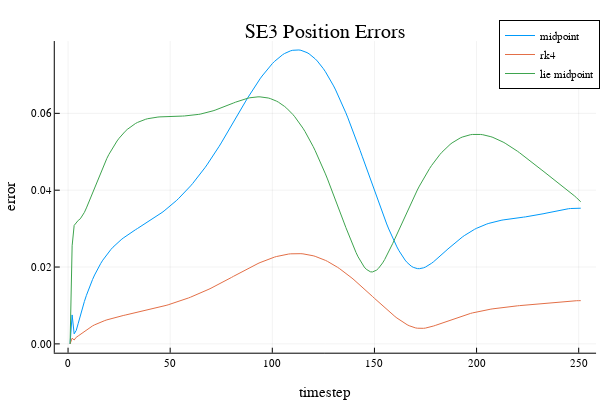

Source (notebook cell):
### Code cell
plot(err_pos_mid,label = "midpoint")
plot!(err_pos_rk4, label = "rk4")
plot!(err_pos_lie, label = "lie midpoint")
xlabel!("timestep")
ylabel!("error")
title!("SE3 Position Errors")

### Figure 1 — Plotly figure (JSON) as saved in the notebook; plotly's stock layout.template omitted (floating-point values rounded to 4 significant figures; data arrays with more than 128 entries replaced by an {"elided": "..."} marker saying what was removed)
{"data": [{"colorbar": {"title": ""}, "legendgroup": "midpoint", "line": {"color": "rgba(0, 154, 250, 1.000)", "dash": "solid", "shape": "linear", "width": 1}, "mode": "lines", "name": "midpoint", "showlegend": true, "type": "scatter", "x": {"elided": "251 int values"}, "xaxis": "x", "y": {"elided": "251 float values"}, "yaxis": "y", "zmax": null, "zmin": null}, {"colorbar": {"title": ""}, "legendgroup": "rk4", "line": {"color": "rgba(227, 111, 71, 1.000)", "dash": "solid", "shape": "linear", "width": 1}, "mode": "lines", "name": "rk4", "showlegend": true, "type": "scatter", "x": {"elided": "251 int values"}, "xaxis": "x", "y": {"elided": "251 float values"}, "yaxis": "y", "zmax": null, "zmin": null}, {"colorbar": {"title": ""}, "legendgroup": "lie midpoint", "line": {"color": "rgba(62, 164, 78, 1.000)", "dash": "solid", "shape": "linear", "width": 1}, "mode": "lines", "name": "lie midpoint", "showlegend": true, "type": "scatter", "x": {"elided": "251 int values"}, "xaxis": "x", "y": {"elided": "251 float values"}, "yaxis": "y", "zmax": null, "zmin": null}], "layout": {"annotations": [{"font": {"color": "rgba(0, 0, 0, 1.000)", "family": "sans-serif", "size": 20}, "rotation": 0, "showarrow": false, "text": "SE3 Position Errors", "x": 0.5424, "xanchor": "center", "xref": "paper", "y": 1, "yanchor": "top", "yref": "paper"}], "height": 400, "legend": {"bgcolor": "rgba(255, 255, 255, 1.000)", "bordercolor": "rgba(0, 0, 0, 1.000)", "borderwidth": 1, "font": {"color": "rgba(0, 0, 0, 1.000)", "family": "sans-serif", "size": 11}, "title": {"font": {"color": "rgba(0, 0, 0, 1.000)", "family": "sans-serif", "size": 15}, "text": ""}, "tracegroupgap": 0, "traceorder": "normal", "x": 1, "xanchor": "auto", "y": 1, "yanchor": "auto"}, "margin": {"b": 20, "l": 0, "r": 0, "t": 20}, "paper_bgcolor": "rgba(255, 255, 255, 1.000)", "plot_bgcolor": "rgba(255, 255, 255, 1.000)", "showlegend": true, "width": 600, "xaxis": {"anchor": "y", "domain": [0.09128, 0.9934], "gridcolor": "rgba(0, 0, 0, 0.100)", "gridwidth": 0.5, "linecolor": "rgba(0, 0, 0, 1.000)", "mirror": false, "range": [-6.5, 258.5], "showgrid": true, "showline": true, "showticklabels": true, "tickangle": 0, "tickcolor": "rgb(0, 0, 0)", "tickfont": {"color": "rgba(0, 0, 0, 1.000)", "family": "sans-serif", "size": 11}, "tickmode": "array", "ticks": "inside", "ticktext": ["0", "50", "100", "150", "200", "250"], "tickvals": [0, 50, 100, 150, 200, 250], "title": "timestep", "titlefont": {"color": "rgba(0, 0, 0, 1.000)", "family": "sans-serif", "size": 15}, "type": "-", "visible": true, "zeroline": false, "zerolinecolor": "rgba(0, 0, 0, 1.000)"}, "yaxis": {"anchor": "x", "domain": [0.07581, 0.9415], "gridcolor": "rgba(0, 0, 0, 0.100)", "gridwidth": 0.5, "linecolor": "rgba(0, 0, 0, 1.000)", "mirror": false, "range": [-0.002296, 0.07882], "showgrid": true, "showline": true, "showticklabels": true, "tickangle": 0, "tickcolor": "rgb(0, 0, 0)", "tickfont": {"color": "rgba(0, 0, 0, 1.000)", "family": "sans-serif", "size": 11}, "tickmode": "array", "ticks": "inside", "ticktext": ["0.00", "0.02", "0.04", "0.06"], "tickvals": [0, 0.02, 0.04, 0.06], "title": "error", "titlefont": {"color": "rgba(0, 0, 0, 1.000)", "family": "sans-serif", "size": 15}, "type": "-", "visible": true, "zeroline": false, "zerolinecolor": "rgba(0, 0, 0, 1.000)"}}}
